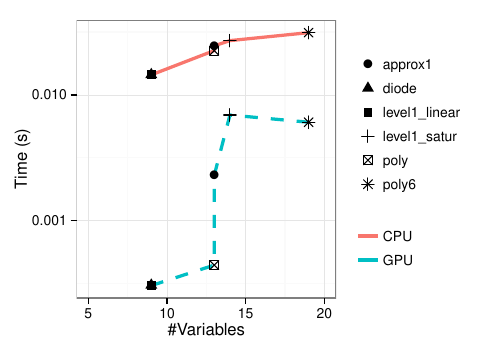

R code for this plot:
#!/usr/bin/Rscript

require(scales);
require(ggplot2);
require(reshape2);

pdf(file="time_vs_size.pdf", height=3.5, width=5)

ref<-read.csv('../data/sizes.dat',header=F,check.names=F)

n=12
df <- data.frame(var = numeric(n), time = numeric(n), dataset = character(n), stringsAsFactors = FALSE, check.names=F);

add_entry <- function(df, i, var, a, name)
{
	a_t=max(a[,2])
	df$var[i] <- var
	df$time[i] <- a_t
	df$dataset[i] <- as.character(name)
	return (df)
}

a<-read.csv('../data/raw_asa_poly.dat',header=F)
df <- add_entry (df,1,ref[1,2],a,ref[1,1]);
c<-read.csv('../data/raw_bitslice_poly.dat',header=F)
df <- add_entry (df,2,ref[1,2],c,ref[1,1]);

a0<-read.csv('../data/raw_asa_poly6.dat',header=F)
df <- add_entry (df,3,ref[2,2],a0,ref[2,1]);
c0<-read.csv('../data/raw_bitslice_poly6.dat',header=F)
df <- add_entry (df,4,ref[2,2],c0,ref[2,1]);

#a1a<-read.csv('../data/raw_asa_poly8.dat',header=F)
#df <- add_entry (df,5,ref[3,2],a1a,ref[3,1]);
#c1a<-read.csv('../data/raw_bitslice_poly8.dat',header=F)
#df <- add_entry (df,6,ref[3,2],c1a,ref[3,1]);

a1<-read.csv('../data/raw_asa_diode.dat',header=F)
df <- add_entry (df,5,ref[4,2],a1,ref[4,1]);
c1<-read.csv('../data/raw_bitslice_diode.dat',header=F)
df <- add_entry (df,6,ref[4,2],c1,ref[4,1]);

a2<-read.csv('../data/raw_asa_level1_linear.dat',header=F)
df <- add_entry (df,7,ref[5,2],a2,ref[5,1]);
c2<-read.csv('../data/raw_bitslice_level1_linear.dat',header=F)
df <- add_entry (df,8,ref[5,2],c2,ref[5,1]);

a3<-read.csv('../data/raw_asa_level1_satur.dat',header=F)
df <- add_entry (df,9,ref[6,2],a3,ref[6,1]);
c3<-read.csv('../data/raw_bitslice_level1_satur.dat',header=F)
df <- add_entry (df,10,ref[6,2],c3,ref[6,1]);

a4<-read.csv('../data/raw_asa_approx1.dat',header=F)
df <- add_entry (df,11,ref[7,2],a4,ref[7,1]);
c4<-read.csv('../data/raw_bitslice_approx1.dat',header=F)
df <- add_entry (df,12,ref[7,2],c4,ref[7,1]);

# odd/even extraction
df2<-data.frame(df[seq(1,12,2),],check.names=F);
df3<-data.frame(df[seq(2,12,2),],check.names=F)

p <- ggplot() +
	geom_line(data=df2,aes(x=var,y=time,col="CPU"),size=1.1,linetype="solid") +
	geom_line(data=df3,aes(x=var,y=time,col="GPU",linetype="dashed"),size=1.1,linetype="dashed") +
	geom_point(data=df,aes(x=var,y=time,shape=dataset),size=3)+
	scale_x_continuous(limits=c(5,20),breaks=pretty_breaks()) + 
	scale_y_log10() +
	ylab("Time (s)") + xlab("#Variables") +
	theme_bw();

#	scale_x_log10(limits=c(1,100)) + 
	
p + theme(legend.key=element_blank(),legend.title=element_blank(),legend.background = element_blank(),legend.text=element_text(size=10));
